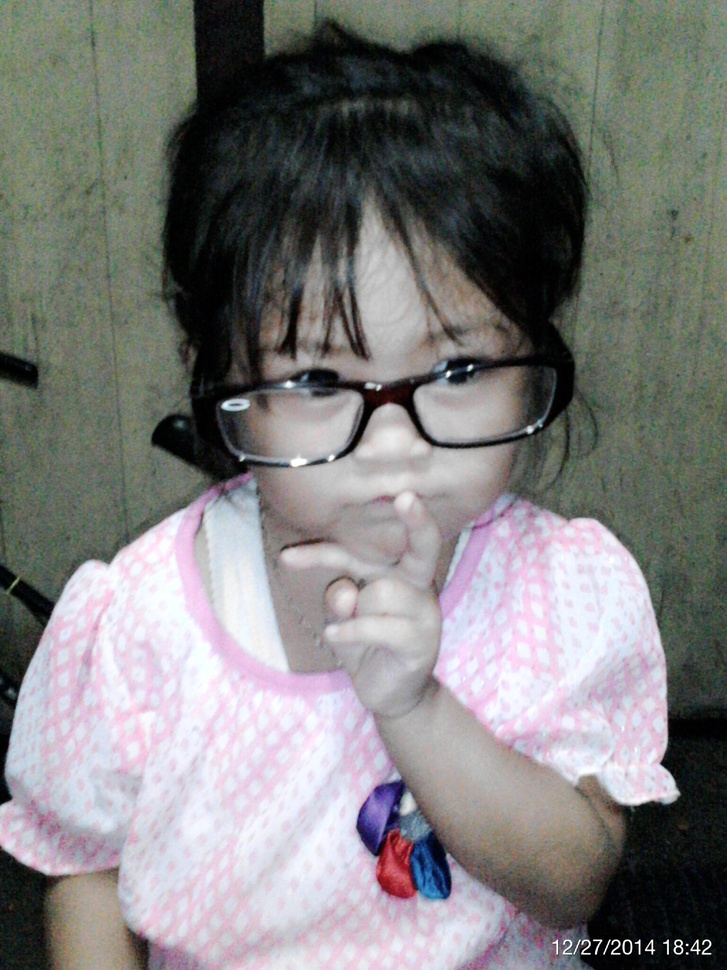
#> input picture Nurul.jpg, 727 x 970 px, shrunk from 1536 x 2048 before the run
$ python filter2.py   (older library calls are emulated)
#> lines starting #> are read from the running program, lines starting #| are printed output that depends on the picture
import cv2
import numpy as np
from matplotlib import pyplot as plt

# loading image
img0 = cv2.imread('Nurul.jpg',)
#> img0 is the input picture: shape (970, 727, 3); mean B, G, R 125.2, 125.7, 126.3

# mengubah ke skala keabuan
gray = cv2.cvtColor(img0, cv2.COLOR_BGR2GRAY)
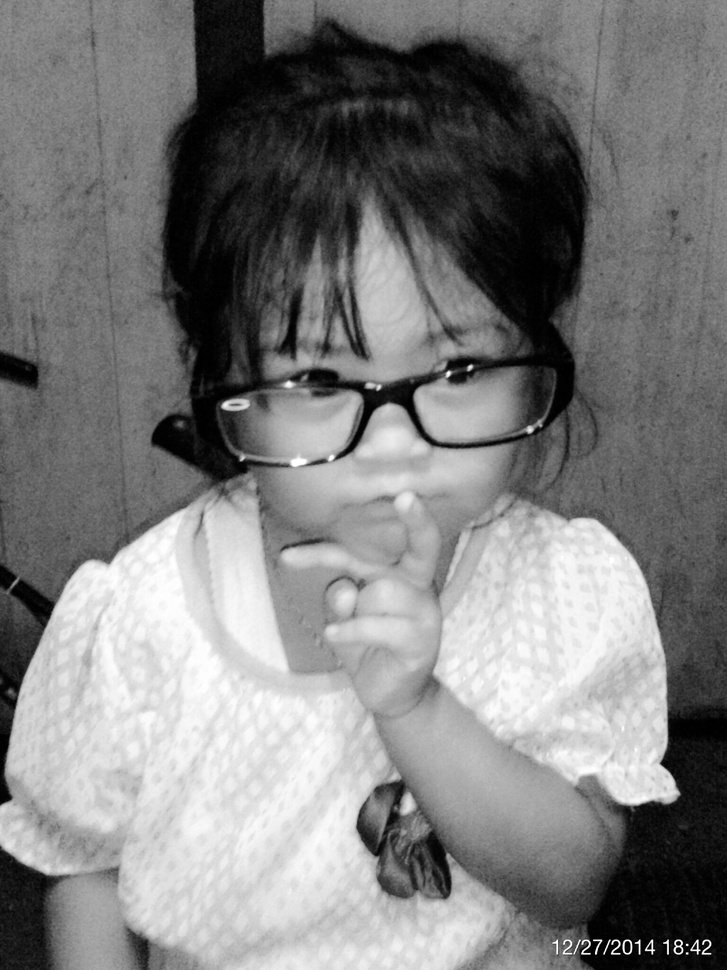
#> gray: shape (970, 727); min 0, max 255, mean 125.8

# menghapus derau
img = cv2.GaussianBlur(gray,(3,3),0)

# konvolusi dengan proper kernels
laplacian = cv2.Laplacian(img, cv2.CV_64F)
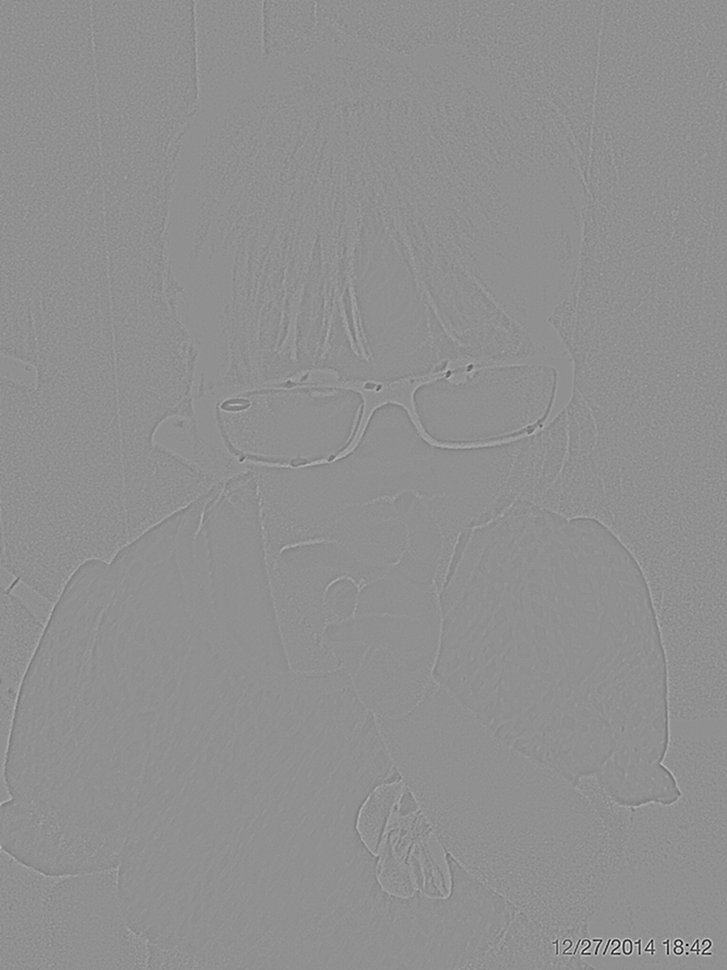
#> laplacian: shape (970, 727) float64; min -200, max 154, mean 0; drawn with min black and max white
sobelx = cv2.Sobel(img,cv2.CV_64F,1,0,ksize=5)
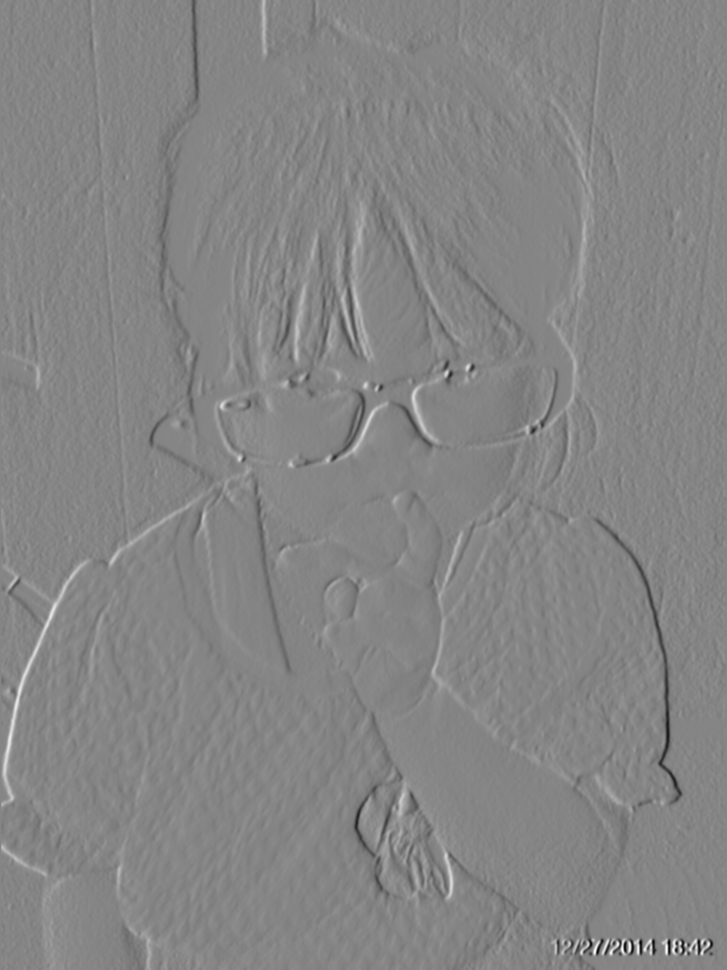
#> sobelx: shape (970, 727) float64; min -8562, max 7820, mean 0.4; drawn with min black and max white
sobely = cv2.Sobel(img,cv2.CV_64F,0,1,ksize=5)
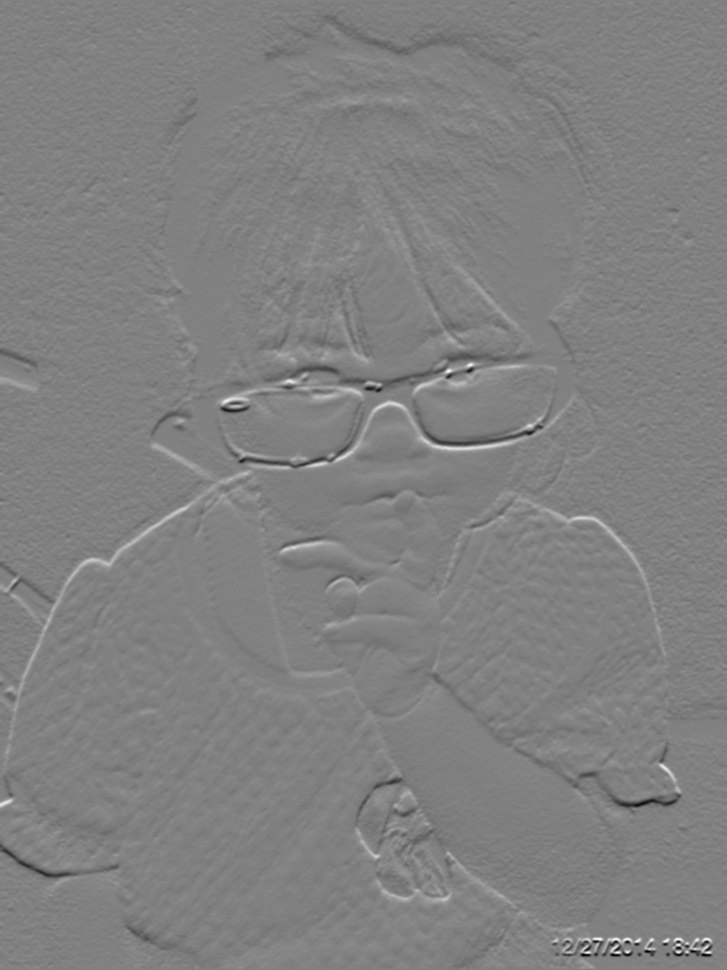
#> sobely: shape (970, 727) float64; min -7454, max 7280, mean 1.7; drawn with min black and max white

plt.subplot(2,2,1), plt.imshow(img,cmap = 'gray')
plt.title('Original'), plt.xticks([]), plt.yticks([])
plt.subplot(2,2,2), plt.imshow(laplacian,cmap = 'gray')
plt.title('Laplacian'), plt.xticks([]), plt.yticks([])
plt.subplot(2,2,3), plt.imshow(sobelx, cmap = 'gray')
plt.title('Sobel X'), plt.xticks([]), plt.yticks([])
plt.subplot(2,2,4), plt.imshow(sobely,cmap = 'gray')
plt.title('Sobel Y'), plt.xticks([]), plt.yticks([])

plt.show()

$ run again, with Kamboja.jpg copied over Nurul.jpg
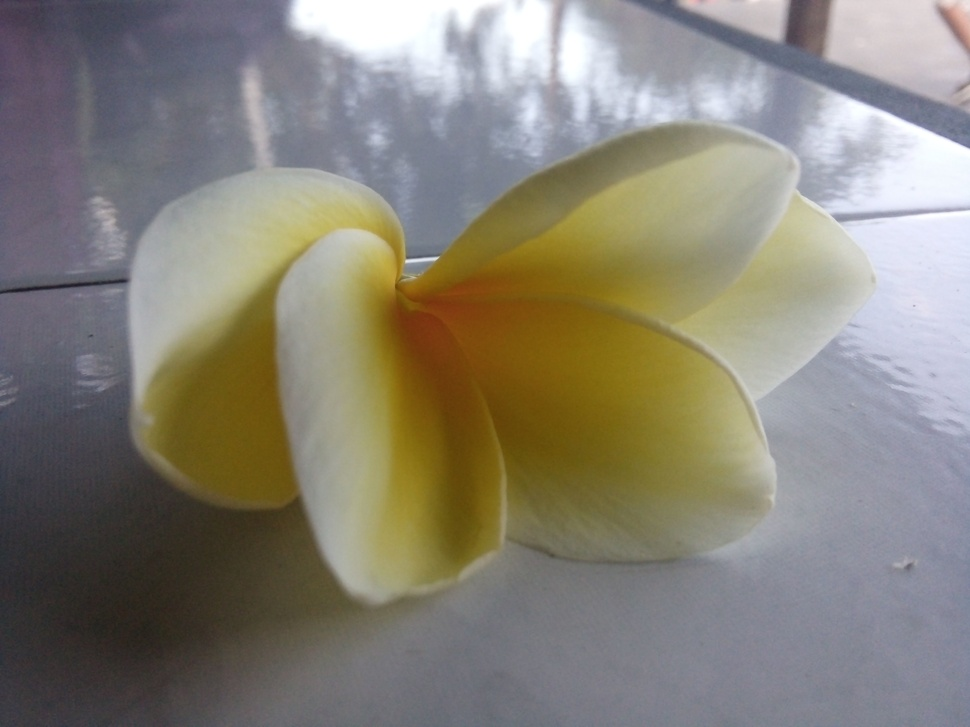
#> input picture Kamboja.jpg, 970 x 727 px, shrunk from 3264 x 2448 before the run
#> img0 is the input picture: shape (727, 970, 3); mean B, G, R 119.1, 130.4, 134.8
#> `sobelx = cv2.Sobel(img,cv2.CV_64F,1,0,ksize=5)`:
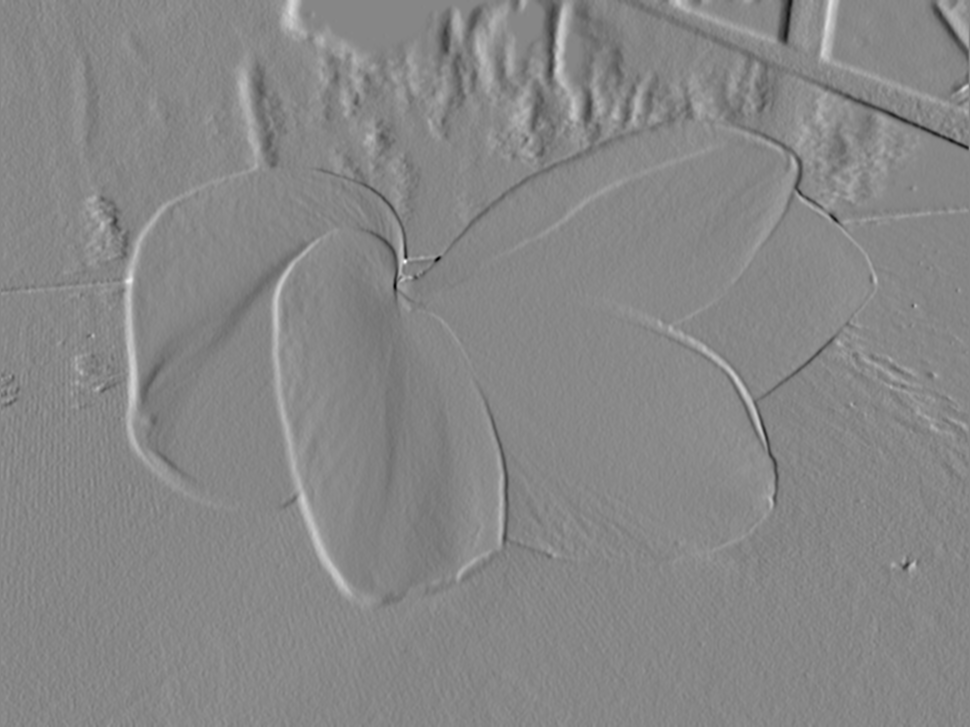
#> sobelx: shape (727, 970) float64; min -2464, max 2207, mean 13.3; drawn with min black and max white
#> `sobely = cv2.Sobel(img,cv2.CV_64F,0,1,ksize=5)`:
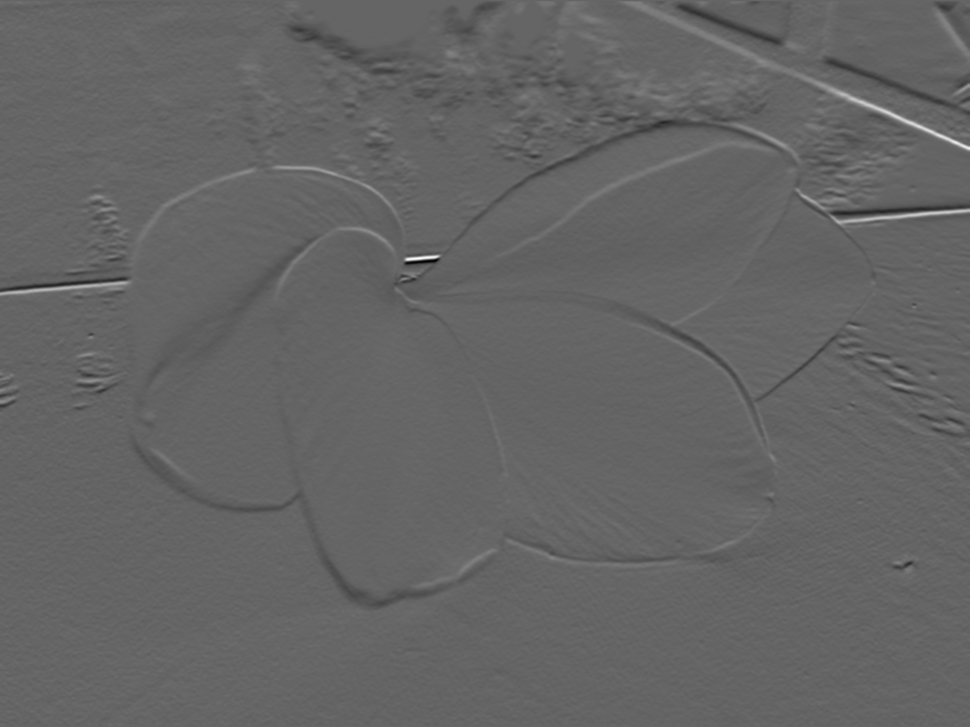
#> sobely: shape (727, 970) float64; min -3263, max 4961, mean -11.3; drawn with min black and max white

$ run again, with Pot Bunga.jpg copied over Nurul.jpg
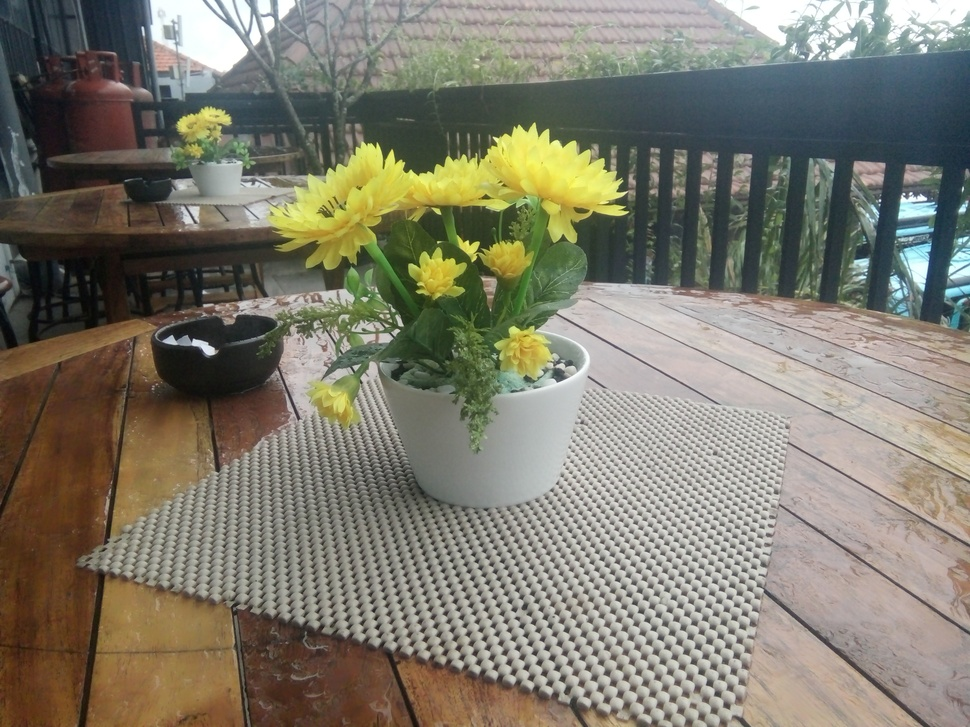
#> input picture Pot Bunga.jpg, 970 x 727 px, shrunk from 3264 x 2448 before the run
#> img0 is the input picture: shape (727, 970, 3); mean B, G, R 108.9, 123, 126.2
#> `sobelx = cv2.Sobel(img,cv2.CV_64F,1,0,ksize=5)`:
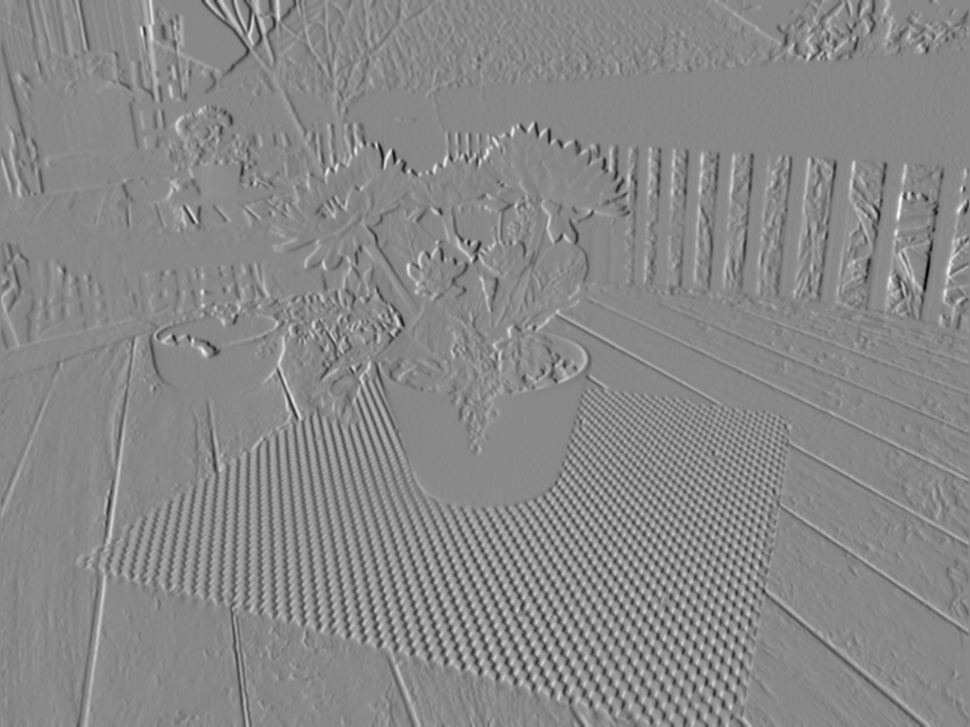
#> sobelx: shape (727, 970) float64; min -7062, max 6160, mean 8.9; drawn with min black and max white
#> `sobely = cv2.Sobel(img,cv2.CV_64F,0,1,ksize=5)`:
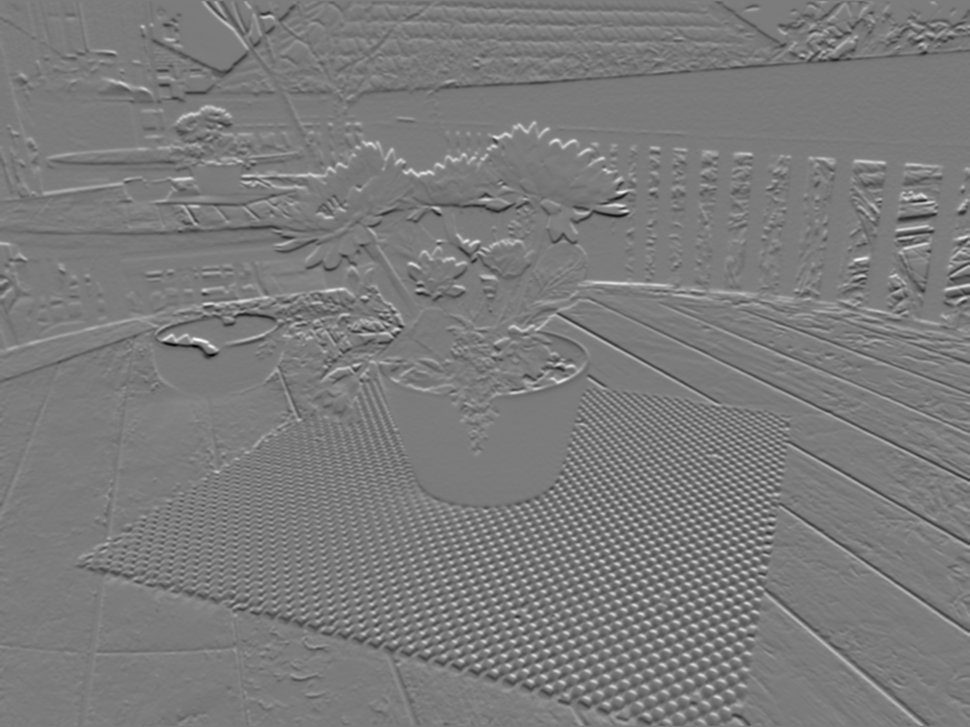
#> sobely: shape (727, 970) float64; min -6901, max 7284, mean -12.3; drawn with min black and max white
